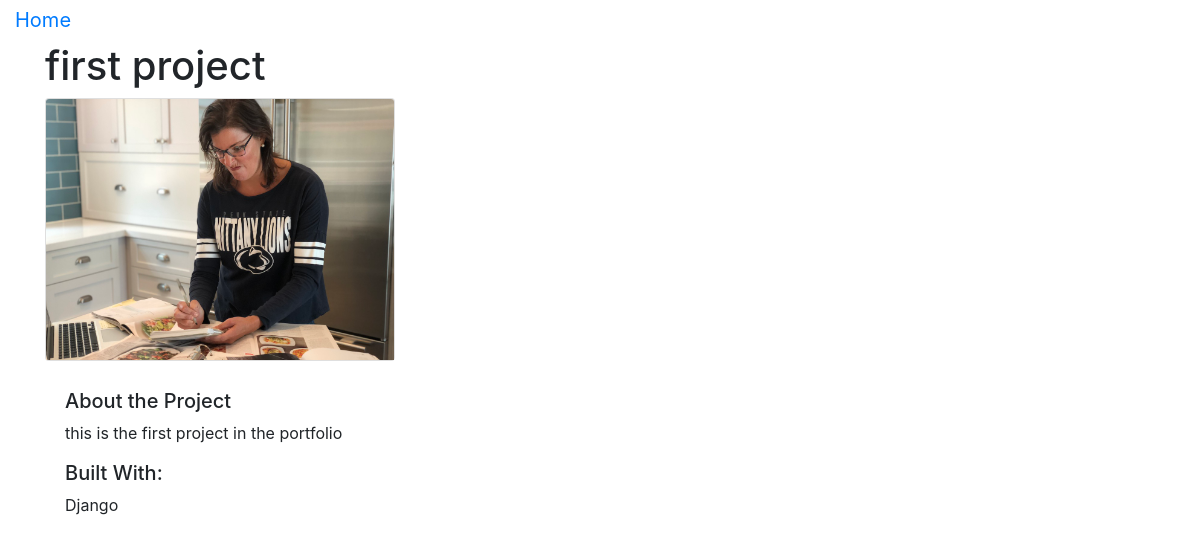
/projects/1, run on the app's committed database.
### projects/models.py (models this page shows)
class Project(models.Model):
    title = models.CharField(max_length=100)
    description = models.TextField()
    technology = models.CharField(max_length=20)
    image = models.CharField(max_length=100)

### projects/views.py (the view)
# urls.py: path('<int:pk>', views.project_detail, name = 'project_detail'),
def project_detail(request, pk):
    project = Project.objects.get(pk=pk)
    return render(request, 'projects/detail.html', {'project' : project} )

### projects/templates/projects/detail.html (shortened to what this page needs)
{% extends 'projects/base.html' %}
{% load static %}
{% block content %}
            <h1>{{project.title}}</h1>
            <div class="row">
                <div class=" col-md-4">
                <div class="card mb-2">
                    <img class="card-img-top" src="{% static project.image %}" alt="{{ project.description}}" width="100%">
                </div>
                <div class="card-body">
                        <h5> About the Project</h5>
                        <p>{{ project.description }}</p>
                        <h5> Built With: </h5>
                        <p>{{ project.technology }}</p>
                </div>
                </div>
{% endblock %}

### data on the page
Project: title "first project", image (picture), description "this is the first project in the portfolio", technology "Django"
